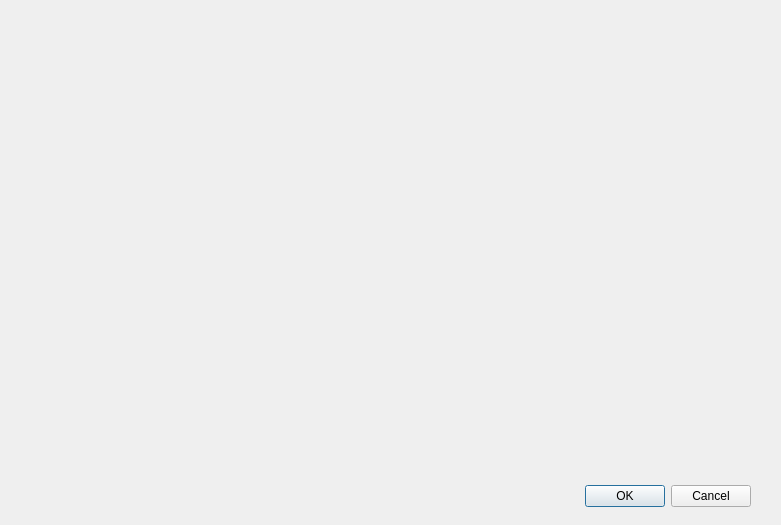
<?xml version="1.0" encoding="UTF-8"?>
<ui version="4.0">
 <class>VBSettingsWindow</class>
 <widget class="QDialog" name="VBSettingsWindow">
  <property name="geometry">
   <rect>
    <x>0</x>
    <y>0</y>
    <width>781</width>
    <height>525</height>
   </rect>
  </property>
  <property name="windowTitle">
   <string>Dialog</string>
  </property>
  <widget class="QDialogButtonBox" name="buttonBox">
   <property name="geometry">
    <rect>
     <x>20</x>
     <y>480</y>
     <width>731</width>
     <height>32</height>
    </rect>
   </property>
   <property name="orientation">
    <enum>Qt::Horizontal</enum>
   </property>
   <property name="standardButtons">
    <set>QDialogButtonBox::Cancel|QDialogButtonBox::Ok</set>
   </property>
  </widget>
 </widget>
 <resources/>
 <connections>
  <connection>
   <sender>buttonBox</sender>
   <signal>accepted()</signal>
   <receiver>VBSettingsWindow</receiver>
   <slot>accept()</slot>
   <hints>
    <hint type="sourcelabel">
     <x>248</x>
     <y>254</y>
    </hint>
    <hint type="destinationlabel">
     <x>157</x>
     <y>274</y>
    </hint>
   </hints>
  </connection>
  <connection>
   <sender>buttonBox</sender>
   <signal>rejected()</signal>
   <receiver>VBSettingsWindow</receiver>
   <slot>reject()</slot>
   <hints>
    <hint type="sourcelabel">
     <x>316</x>
     <y>260</y>
    </hint>
    <hint type="destinationlabel">
     <x>286</x>
     <y>274</y>
    </hint>
   </hints>
  </connection>
 </connections>
</ui>
